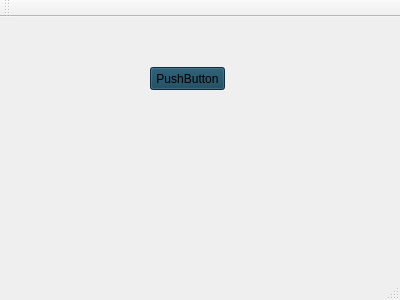
<?xml version="1.0" encoding="UTF-8"?>
<ui version="4.0">
 <class>MainWindow</class>
 <widget class="QMainWindow" name="MainWindow">
  <property name="geometry">
   <rect>
    <x>0</x>
    <y>0</y>
    <width>400</width>
    <height>300</height>
   </rect>
  </property>
  <property name="windowTitle">
   <string>MainWindow</string>
  </property>
  <widget class="QWidget" name="centralWidget">
   <widget class="QPushButton" name="pushButton">
    <property name="geometry">
     <rect>
      <x>150</x>
      <y>50</y>
      <width>75</width>
      <height>23</height>
     </rect>
    </property>
    <property name="styleSheet">
     <string notr="true">background-color: rgb(16, 63, 85);</string>
    </property>
    <property name="text">
     <string>PushButton</string>
    </property>
   </widget>
  </widget>
  <widget class="QMenuBar" name="menuBar">
   <property name="geometry">
    <rect>
     <x>0</x>
     <y>0</y>
     <width>400</width>
     <height>23</height>
    </rect>
   </property>
  </widget>
  <widget class="QToolBar" name="mainToolBar">
   <attribute name="toolBarArea">
    <enum>TopToolBarArea</enum>
   </attribute>
   <attribute name="toolBarBreak">
    <bool>false</bool>
   </attribute>
  </widget>
  <widget class="QStatusBar" name="statusBar"/>
 </widget>
 <layoutdefault spacing="6" margin="11"/>
 <resources/>
 <connections/>
</ui>
